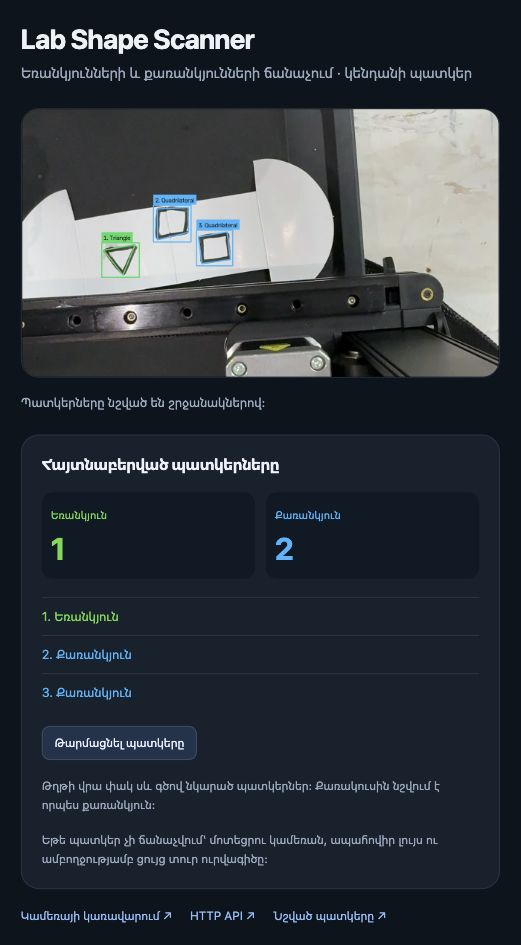
#> input picture shape-scanner/examples/page.jpg, 521 x 945 px
$ python -i border.py   (imports and definitions only)
#> lines starting #> are read from the running program, lines starting #| are printed output that depends on the picture; after the words box and inside, x2 and y2 are one past the last pixel; in counts of white or black regions, pixels touching at a corner belong together
"""Locate a complete dark marker outline; no stale map or physical-size inference."""
from itertools import combinations
import cv2
import numpy as np

BOARD = np.float32([[0,0],[200,0],[200,200],[0,200]])


# [6 lines left out: function order_corners, not called in this run]


def fit_side(gray,a,b):
    """Find the center of a bounded ink stripe near the proposed side."""
    delta=b-a;length=float(np.linalg.norm(delta))
    if length<60: return None
    normal=np.float32([-delta[1],delta[0]])/length
    offsets=np.arange(-18,18.01,.5,dtype=np.float32)
    base=a[None,:]+np.linspace(.06,.94,90,dtype=np.float32)[:,None]*delta
    xy=base[:,None,:]+offsets[None,:,None]*normal
    if ((xy[:,:,0]<1).any() or (xy[:,:,0]>=gray.shape[1]-1).any() or
        (xy[:,:,1]<1).any() or (xy[:,:,1]>=gray.shape[0]-1).any()): return None
    profiles=cv2.remap(gray,xy[:,:,0],xy[:,:,1],cv2.INTER_LINEAR).astype(float)
    # Evaluate all contiguous ink runs together. This preserves the original
    # per-profile tests while avoiding thousands of Python/Numpy calls per quad.
    cutoffs=np.minimum(165,np.percentile(profiles,85,axis=1)-30)
    ink=profiles<cutoffs[:,None]
    edges=np.diff(np.pad(ink.astype(np.int8),((0,0),(1,1))),axis=1)
    rows,starts=np.nonzero(edges==1)
    end_rows,ends=np.nonzero(edges==-1)  # exclusive endpoints, same row/run order
    lengths=ends-starts
    valid=(lengths>=3)&(lengths<=26)&(starts>=2)&(ends<=len(offsets)-2)
    rows,starts,ends,lengths=(v[valid] for v in (rows,starts,ends,lengths))
    if not len(rows): return None
    weights=cutoffs[:,None]-profiles
    sums=np.pad(np.cumsum(weights,axis=1),((0,0),(1,0)))
    moments=np.pad(np.cumsum(weights*offsets,axis=1),((0,0),(1,0)))
    shifts=(moments[rows,ends]-moments[rows,starts])/(sums[rows,ends]-sums[rows,starts])
    left=np.maximum.accumulate(profiles,axis=1)[rows,starts-1]
    right=np.maximum.accumulate(profiles[:,::-1],axis=1)[:,::-1][rows,ends]
    # Each candidate has at most 26 samples; masked gather computes its minimum.
    positions=starts[:,None]+np.arange(26)[None,:]
    values=profiles[rows[:,None],np.minimum(positions,len(offsets)-1)]
    minima=np.min(np.where(positions<ends[:,None],values,np.inf),axis=1)
    valid=np.minimum(left,right)-minima>=30
    rows,shifts,lengths=(v[valid] for v in (rows,shifts,lengths))
    if not len(rows): return None
    order=np.lexsort((lengths,shifts,np.abs(shifts),rows))
    rows,shifts,lengths=(v[order] for v in (rows,shifts,lengths))
    first=np.r_[True,rows[1:]!=rows[:-1]]
    rows,shifts,lengths=(v[first] for v in (rows,shifts,lengths))
    found=base[rows]+shifts[:,None]*normal
    widths=lengths*.5
    support=len(found)/len(base)
    if support<.65: return None
    points=np.float32(found)
    line=cv2.fitLine(points,cv2.DIST_HUBER,0,.01,.01).ravel()
    direction=line[:2];origin=line[2:]
    residual=np.abs(direction[0]*(points[:,1]-origin[1])-direction[1]*(points[:,0]-origin[0]))
    keep=residual<=2.5
    if keep.sum()<.65*len(base): return None
    line=cv2.fitLine(points[keep],cv2.DIST_HUBER,0,.01,.01).ravel()
    return line,round(float(keep.sum()/len(base)),3),round(float(np.median(widths)),2)


# [46 lines left out: functions intersection, verify_quad, matches_reference_shape, not called in this run]


def line_candidates(image,gray=None,paper=None,reference=None):
    """Bridge short reflection gaps using independent thick line fragments."""
    if gray is None:
        gray=cv2.cvtColor(image,cv2.COLOR_BGR2GRAY)
    mask=cv2.morphologyEx(np.uint8(gray<160)*255,cv2.MORPH_OPEN,np.ones((3,3),np.uint8))
    segments=cv2.HoughLinesP(cv2.Canny(mask,40,110),1,np.pi/720,45,minLineLength=90,maxLineGap=25)
    if segments is None: return []
    segments=sorted(segments.reshape(-1,4),key=lambda p:float(np.linalg.norm(p[2:]-p[:2])),reverse=True)
    families=[[],[]]
    for segment in segments[:100]:
        a,b=np.float32(segment[:2]),np.float32(segment[2:]);delta=b-a
        if abs(delta[1])<abs(delta[0])*.35: family=0
        elif abs(delta[0])<abs(delta[1])*.7: family=1
        else: continue
        fit=fit_side(gray,a,b)
        if fit is None or fit[2]<2.25: continue
        line=fit[0]
        duplicate=False
        for other in families[family]:
            normal=np.array([-other[1],other[0]])
            if abs(np.dot(line[:2],other[:2]))>.995 and abs(np.dot(line[2:]-other[2:],normal))<6:
                duplicate=True;break
        if not duplicate and len(families[family])<7: families[family].append(line)
    proposals=[]
    for top,bottom in combinations(families[0],2):
        for left,right in combinations(families[1],2):
            points=[intersection(bottom,left),intersection(bottom,right),intersection(top,right),intersection(top,left)]
            if any(p is None for p in points): continue
            quad=order_corners(points)
            if quad is None or not cv2.isContourConvex(quad.reshape(-1,1,2)) or abs(cv2.contourArea(quad))<5000: continue
            if not matches_reference_shape(quad,reference): continue
            found=verify_quad(image,quad,gray,paper)
            if found is not None and min(found['side_support'])>=.80:
                if not any(np.max(np.linalg.norm(c['points']-found['points'],axis=1))<8 for c in proposals):
                    proposals.append(found)
    return proposals


def discard_thinner_interior_grid(candidates):
    retained=[]
    for inner in candidates:
        discard=False
        for outer in candidates:
            if abs(cv2.contourArea(outer['points']))<=1.15*abs(cv2.contourArea(inner['points'])): continue
            if any(cv2.pointPolygonTest(outer['points'],tuple(map(float,p)),True)<-8 for p in inner['points']): continue
            # Suppress an interior sub-rectangle only when its interior side is
            # distinctly thinner than the parallel outer marker stroke.
            for i in range(4):
                a,b=inner['points'][i],inner['points'][(i+1)%4];mid=(a+b)/2
                if abs(cv2.pointPolygonTest(outer['points'],tuple(map(float,mid)),True))<8: continue
                direction=(b-a)/np.linalg.norm(b-a)
                parallel=[]
                for j in range(4):
                    v=outer['points'][(j+1)%4]-outer['points'][j];v=v/np.linalg.norm(v)
                    if abs(np.dot(v,direction))>.9: parallel.append(outer['stroke_width_px'][j])
                if parallel and inner['stroke_width_px'][i]<.90*min(parallel): discard=True
            if discard: break
        if not discard: retained.append(inner)
    return retained


def find_border(image,reference=None):
    if not isinstance(image,np.ndarray) or image.ndim!=3 or image.shape[2]!=3:
        raise ValueError('Expected a decoded color camera image')
    gray=cv2.cvtColor(image,cv2.COLOR_BGR2GRAY)
    hsv=cv2.cvtColor(image,cv2.COLOR_BGR2HSV)
    paper=(hsv[:,:,1]<120)&(hsv[:,:,2]>110)
    candidates=[]
    for threshold in (110,130,150,170):
        mask=np.uint8(gray<threshold)*255
        mask=cv2.morphologyEx(mask,cv2.MORPH_CLOSE,np.ones((3,3),np.uint8))
        contours,_=cv2.findContours(mask,cv2.RETR_LIST,cv2.CHAIN_APPROX_SIMPLE)
        for contour in contours:
            area=abs(cv2.contourArea(contour))
            if not 5000<=area<=image.shape[0]*image.shape[1]*.92: continue
            polygon=cv2.approxPolyDP(contour,.015*cv2.arcLength(contour,True),True)
            if len(polygon)!=4 or not cv2.isContourConvex(polygon): continue
            quad=order_corners(polygon)
            if quad is None: continue
            if not matches_reference_shape(quad,reference): continue
            found=verify_quad(image,quad,gray,paper)
            if found is None: continue
            # Thresholds, and inner/outer contours of the same stroke, are duplicates.
            if any(np.max(np.linalg.norm(c['points']-found['points'],axis=1))<8 for c in candidates): continue
            candidates.append(found)
    for found in line_candidates(image,gray,paper,reference):
        if not any(np.max(np.linalg.norm(c['points']-found['points'],axis=1))<8 for c in candidates):
            candidates.append(found)
    candidates=discard_thinner_interior_grid(candidates)
    if len(candidates)!=1:
        return None,dict(status='border_not_found' if not candidates else 'border_ambiguous',
                         mode='thick_border',candidate_count=len(candidates))
    found=candidates[0]
    return found['points'],dict(status='valid',mode='thick_border',candidate_count=1,
        side_support=found['side_support'],stroke_width_px=found['stroke_width_px'],
        board_polygon_px=found['points'].tolist(),orientation='reference_bottom_left_right_up')


class ThickBorder:
    def __init__(self,image,calibration):
        self.reference=np.asarray(calibration['pixel_points'],np.float32)

    # [15 lines left out: function locate, not called in this run]

>>> import cv2
>>> picture = cv2.imread('../examples/page.jpg')
#> picture is the input picture: shape (945, 521, 3); mean B, G, R 62.8, 55.8, 49.4
>>> result = find_border(picture)
#> in find_border, `hsv=cv2.cvtColor(image,cv2.COLOR_BGR2HSV)`: hsv: shape (945, 521, 3); mean H, S, V 94.5, 94, 64
#> in find_border, `paper=(hsv[:,:,1]<120)&(hsv[:,:,2]>110)`:
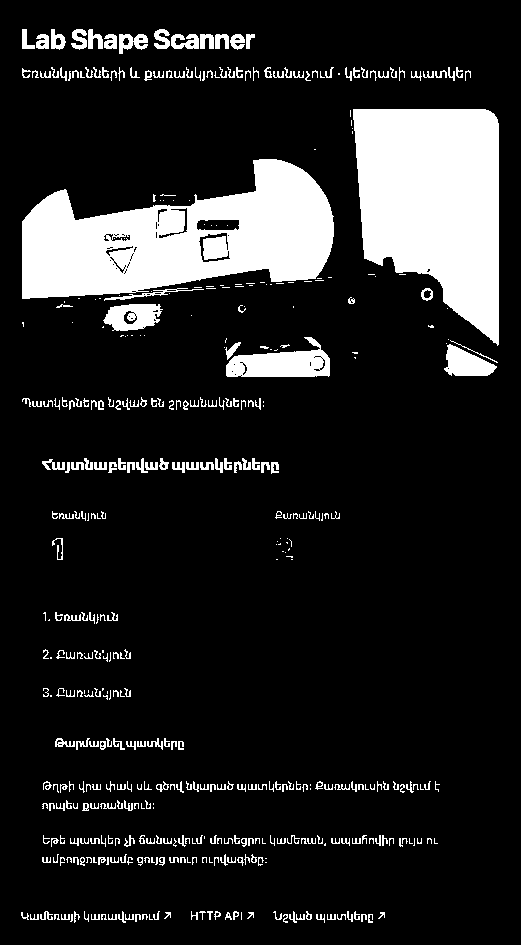
#> paper: shape (945, 521) bool; 14.3% white; 463 white regions (161 under 20 px), largest, box (x1, y1, x2, y2) and area: (22, 159, 334, 299) 26542, (353, 109, 499, 346) 25456, (226, 337, 330, 377) 2449
#> the loop in find_border, `for threshold in (110,130,150,170):` made 4 passes
#> pass 1, in find_border, `mask=cv2.morphologyEx(mask,cv2.MORPH_CLOSE,np.ones((3,3),np.uint8))`:
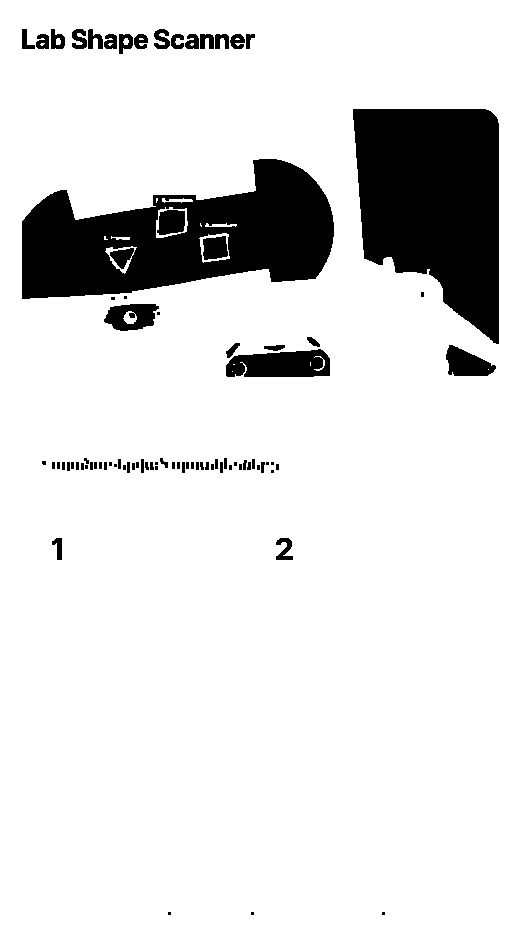
#> mask: shape (945, 521); 87.6% white; 85 black regions (24 under 20 px), largest, box (x1, y1, x2, y2) and area: (22, 159, 334, 299) 25950, (353, 109, 499, 344) 25440, (226, 349, 330, 377) 2351
#> after the loop in find_border, `for threshold in (110,130,150,170):`:
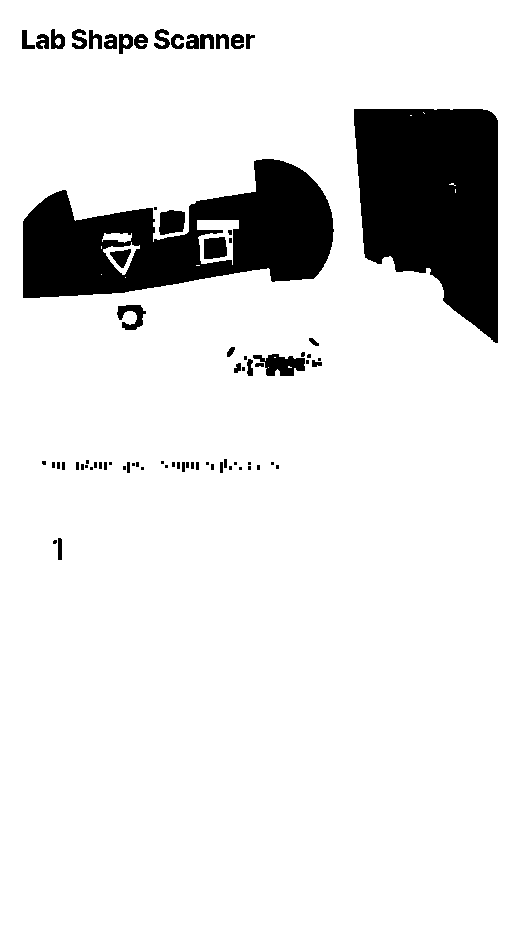
#> mask: shape (945, 521); 89% white; 77 black regions (36 under 20 px), largest, box (x1, y1, x2, y2) and area: (354, 109, 498, 343) 24972, (23, 159, 334, 298) 23769, (253, 354, 305, 376) 708
#> after the loop in find_border, `for threshold in (110,130,150,170):`: candidates = []
#> in line_candidates, `mask=cv2.morphologyEx(np.uint8(gray<160)*255,cv2.MORPH_OPEN,np.ones((3..`:
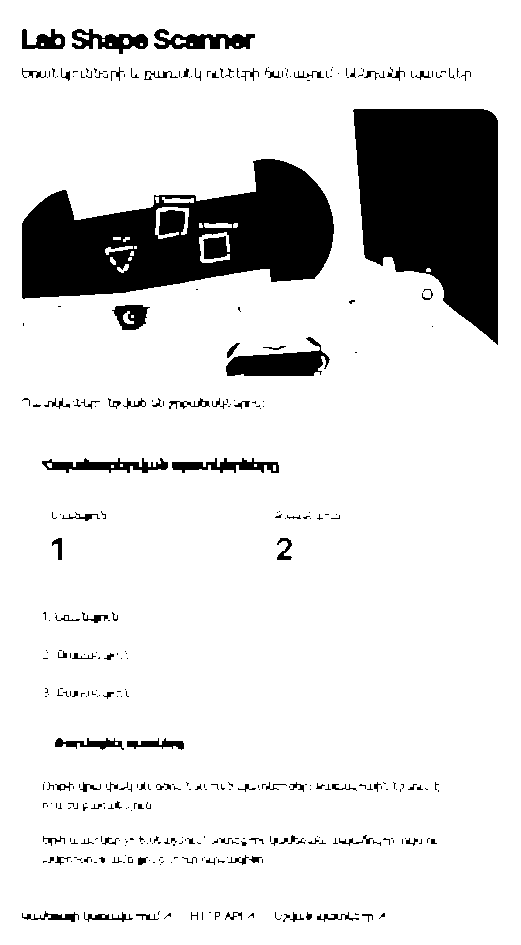
#> mask: shape (945, 521); 86.8% white; 365 black regions (265 under 20 px), largest, box (x1, y1, x2, y2) and area: (22, 159, 334, 299) 26328, (353, 109, 498, 345) 25046, (226, 337, 330, 376) 2123
#> in line_candidates, `segments=sorted(segments.reshape(-1,4),key=lambda p:float(np.linalg.no..`: segments = 67 items
#> in line_candidates, `families=[[],[]]`: families = [[], []]
#> in fit_side, `delta = b - a`: delta = [450, 2]
#> in fit_side, `length = float(np.linalg.norm(delta))`: length = 450
#> in fit_side, `normal=np.float32([-delta[1],delta[0]])/length`: normal = [-0.00444, 1]
#> in fit_side, `profiles=cv2.remap(gray,xy[:,:,0],xy[:,:,1],cv2.INTER_LINEAR).astype(f..`:
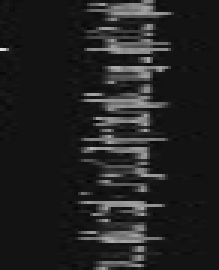
#> profiles: shape (90, 73) float64 (shown 3 times larger); min 7, max 225, mean 33.8
#> in fit_side, `ink=profiles<cutoffs[:,None]`:
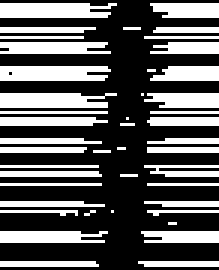
#> ink: shape (90, 73) bool (shown 3 times larger); 36.4% white; 44 white regions (11 under 20 px), largest, box (x1, y1, x2, y2) and area: (0, 1, 39, 6) 173, (0, 22, 37, 27) 172, (0, 31, 39, 36) 167
#> in fit_side, `edges=np.diff(np.pad(ink.astype(np.int8),((0,0),(1,1))),axis=1)`:
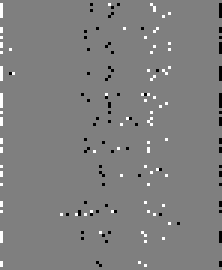
#> edges: shape (90, 74) int8 (shown 3 times larger); min -1, max 1, mean 0; drawn with min black and max white
#> in fit_side, `rows,starts,ends,lengths=(v[valid] for v in (rows,starts,ends,lengths))`: rows = [1, 9, 16, 23, 24, 31, 41, 49, 50, 58, 74, 77]; starts = [36, 41, 3, 49, 4, 35, 40, 39, 31, 40, 56, 33]; ends = [39, 47, 29, 52, 29, 39, 45, 42, 37, 46, 59, 36]; lengths = [3, 6, 26, 3, 25, 4, 5, 3, 6, 6, 3, 3]
#> in fit_side, `shifts=(moments[rows,ends]-moments[rows,starts])/(sums[rows,ends]-sums..`: shifts = [0.235, 3.6, -10.33, 7.2, -9.97, 0.255, 3.14, 2, -1.38, 3.45, 10.36, -1.24]
#> in fit_side, `left=np.maximum.accumulate(profiles,axis=1)[rows,starts-1]`: left = [156, 158, 225, 156, 24, 165, 129, 182, 111, 151, 73, 154]
#> in fit_side, `right=np.maximum.accumulate(profiles[:,::-1],axis=1)[:,::-1][rows,ends]`: right = [139, 150, 162, 152, 144, 108, 163, 155, 141, 168, 22, 131]
#> in fit_side, `minima=np.min(np.where(positions<ends[:,None],values,np.inf),axis=1)`: minima = [60, 14, 14, 56, 15, 26, 20, 114, 17, 20, 15, 43]
#> in fit_side, `valid=np.minimum(left,right)-minima>=30`: valid = [True, True, True, True, False, True, True, True, True, True, False, True]
#> in fit_side, `rows,shifts,lengths=(v[valid] for v in (rows,shifts,lengths))`: rows = [1, 9, 16, 23, 31, 41, 49, 50, 58, 77]; shifts = [0.235, 3.6, -10.33, 7.2, 0.255, 3.14, 2, -1.38, 3.45, -1.24]; lengths = [3, 6, 26, 3, 4, 5, 3, 6, 6, 3]
#> in fit_side, `order=np.lexsort((lengths,shifts,np.abs(shifts),rows))`: order = [0, 1, 2, 3, 4, 5, 6, 7, 8, 9]
#> in fit_side, `rows,shifts,lengths=(v[order] for v in (rows,shifts,lengths))`: rows = [1, 9, 16, 23, 31, 41, 49, 50, 58, 77]; lengths = [3, 6, 26, 3, 4, 5, 3, 6, 6, 3]
#> in fit_side, `first=np.r_[True,rows[1:]!=rows[:-1]]`: first = [True, True, True, True, True, True, True, True, True, True]
#> in fit_side, `rows,shifts,lengths=(v[first] for v in (rows,shifts,lengths))`: rows = [1, 9, 16, 23, 31, 41, 49, 50, 58, 77]; lengths = [3, 6, 26, 3, 4, 5, 3, 6, 6, 3]
#> in fit_side, `widths=lengths*.5`: widths = [1.5, 3, 13, 1.5, 2, 2.5, 1.5, 3, 3, 1.5]
#> in fit_side, `support=len(found)/len(base)`: support = 0.111
